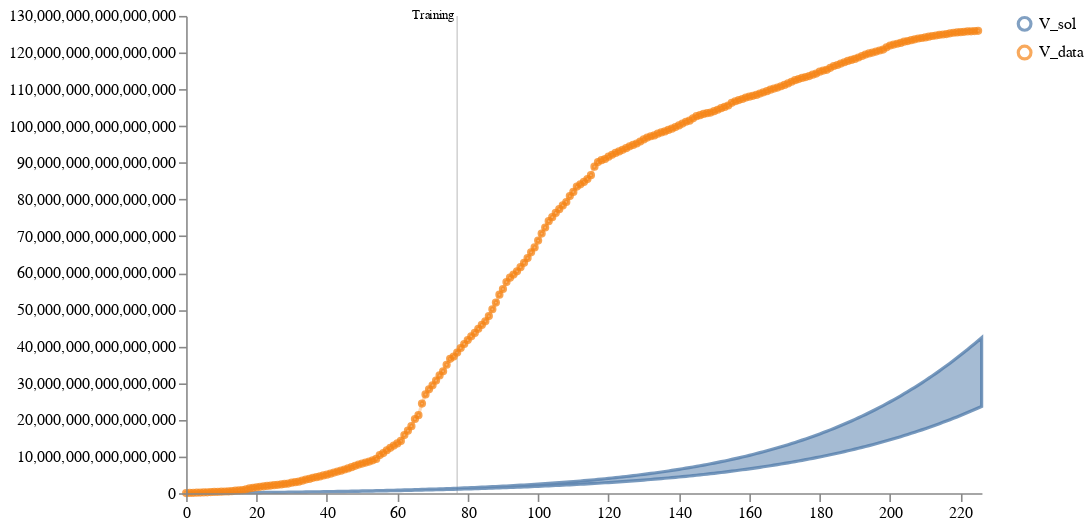

Notebook code cell kept with this figure:
### Code cell
schema = plots.trajectories(pd.DataFrame(calibrated_samples["data"]),
                            keep="V_sol",
                            markers={"Training": 77},
                            points=data_whole.reset_index(drop=True).rename(columns={"V":"V_data"}))
schema = plots.pad(schema, 5)
plots.ipy_display(schema, format='interactive')

### Figure 1 — Vega specification as saved in the notebook (floating-point values rounded to 4 significant figures; data arrays with more than 128 entries replaced by an {"elided": "..."} marker saying what was removed)
{"$schema": "https://vega.github.io/schema/vega/v5.json", "axes": [{"name": "x_axis", "orient": "bottom", "scale": "xscale", "zindex": 100}, {"name": "y_axis", "orient": "left", "scale": "yscale", "zindex": 100}], "data": [{"name": "distributions", "values": {"elided": "227 records"}}, {"name": "traces", "transform": [{"expr": "isValid(datum.value)", "type": "filter"}], "values": []}, {"name": "points", "values": {"elided": "226 records"}}, {"name": "markers", "values": [{"label": "Training", "timepoint": 77}]}, {"name": "selected", "on": [{"remove": true, "trigger": "clear"}, {"remove": true, "trigger": "!shift"}, {"insert": "clicked", "trigger": "!shift && clicked"}, {"toggle": "clicked", "trigger": "shift && clicked"}]}, {"name": "selectedData", "on": [{"remove": true, "trigger": "clearData"}, {"toggle": "clickedData", "trigger": "clickedData"}]}], "height": 300, "legends": [{"encode": {"labels": {"interactive": true, "name": "legendLabel", "update": {"opacity": [{"test": "!length(data('selectedData')) || indata('selectedData', 'value', datum.value)", "value": 1}, {"value": 0.25}]}}, "symbols": {"interactive": true, "name": "legendSymbol", "update": {"fill": {"value": "transparent"}, "opacity": [{"test": "!length(data('selected')) || indata('selected', 'value', datum.value) || indata('selectedData', 'value', datum.value)", "value": 0.7}, {"value": 0.15}], "size": {"value": 64}, "strokeWidth": {"value": 2}}}}, "name": "color_legend", "stroke": "color"}], "marks": [{"from": {"facet": {"data": "points", "groupby": "trajectory", "name": "points_split"}}, "marks": [{"encode": {"hover": {"fillOpacity": {"value": 0.9}}, "update": {"fill": {"field": "trajectory", "scale": "color"}, "fillOpacity": [{"test": "!length(data('selected')) || indata('selected', 'value', datum.trajectory)", "value": 0.5}, {"value": 0.15}], "size": {"value": 10}, "stroke": {"field": "trajectory", "scale": "color"}, "strokeOpacity": [{"test": "!length(data('selected')) || indata('selected', 'value', datum.trajectory)", "value": 0.75}, {"value": 0.15}], "strokeWidth": {"value": 2}, "tooltip": {"field": "value"}, "x": {"field": "timepoint", "scale": "xscale"}, "y": {"field": "value", "scale": "yscale"}}}, "from": {"data": "points_split"}, "name": "_points_symbol", "type": "symbol", "zindex": 3}, {"encode": {"hover": {"fillOpacity": {"value": 0.9}}, "update": {"interpolate": {"value": "linear"}, "stroke": {"field": "trajectory", "scale": "color"}, "strokeOpacity": [{"test": "!length(data('selected')) || indata('selected', 'value', datum.trajectory)", "value": 0.3}, {"value": 0.1}], "strokeWidth": {"value": 2}, "x": {"field": "timepoint", "scale": "xscale"}, "y": {"field": "value", "scale": "yscale"}}}, "from": {"data": "points_split"}, "name": "_points_line", "type": "line", "zindex": 3}], "name": "_points", "type": "group", "zindex": 3}, {"from": {"facet": {"data": "traces", "groupby": "trajectory", "name": "traces_split"}}, "marks": [{"encode": {"hover": {"fillOpacity": {"value": 0.9}}, "update": {"interpolate": {"value": "linear"}, "stroke": {"field": "trajectory", "scale": "color"}, "strokeOpacity": [{"test": "!length(data('selected')) || indata('selected', 'value', datum.trajectory)", "value": 0.75}, {"value": 0.15}], "strokeWidth": {"value": 2}, "x": {"field": "timepoint", "scale": "xscale"}, "y": {"field": "value", "scale": "yscale"}}}, "from": {"data": "traces_split"}, "name": "_traces_lines", "type": "line"}], "name": "_traces", "type": "group", "zindex": 2}, {"from": {"facet": {"data": "distributions", "groupby": "trajectory", "name": "trajectory_split"}}, "marks": [{"encode": {"hover": {"fillOpacity": {"value": 0.9}}, "update": {"fill": {"field": "trajectory", "scale": "color"}, "fillOpacity": [{"test": "!length(data('selected')) || indata('selected', 'value', datum.trajectory)", "value": 0.5}, {"value": 0.15}], "interpolate": {"value": "linear"}, "stroke": {"field": "trajectory", "scale": "color"}, "strokeOpacity": [{"test": "!length(data('selected')) || indata('selected', 'value', datum.trajectory)", "value": 0.75}, {"value": 0.15}], "strokeWidth": {"value": 2}, "x": {"field": "timepoint", "scale": "xscale"}, "y": {"field": "upper", "scale": "yscale"}, "y2": {"field": "lower", "scale": "yscale"}}}, "from": {"data": "trajectory_split"}, "interactive": true, "name": "area", "type": "area"}], "name": "_distributions", "type": "group", "zindex": 1}, {"marks": [{"encode": {"enter": {"stroke": {"value": "lightgray"}}, "update": {"opacity": {"value": 1}, "x": {"field": "timepoint", "scale": "xscale"}, "y": {"signal": "height"}, "y2": {"value": 0}}}, "from": {"data": "markers"}, "name": "_marker text", "type": "rule"}, {"encode": {"enter": {"fontSize": {"value": 8}, "text": {"field": "datum.label"}, "y": {"value": 0}}}, "from": {"data": "_marker text"}, "name": "_marker flags", "transform": [{"as": ["x", "_y", "opacity", "align", "baseline"], "lineAnchor": "start", "offset": [1], "size": {"signal": "[width, height]"}, "type": "label"}], "type": "text"}], "name": "_markers", "type": "group"}], "padding": 5, "scales": [{"domain": {"fields": [{"data": "distributions", "field": "timepoint"}, {"data": "traces", "field": "timepoint"}, {"data": "points", "field": "timepoint"}, {"data": "markers", "field": "timepoint"}]}, "name": "xscale", "range": "width", "type": "linear", "zero": false}, {"domain": {"fields": [{"data": "distributions", "field": "lower"}, {"data": "distributions", "field": "upper"}, {"data": "traces", "field": "value"}, {"data": "points", "field": "value"}]}, "name": "yscale", "nice": true, "range": "height", "type": "linear", "zero": true}, {"domain": {"fields": [{"data": "distributions", "field": "trajectory"}, {"data": "traces", "field": "trajectory"}, {"data": "points", "field": "trajectory"}]}, "name": "color", "range": "category", "type": "ordinal"}], "signals": [{"name": "clear", "on": [{"events": "mouseup[!event.item]", "force": true, "update": "true"}], "value": true}, {"name": "shift", "on": [{"events": "@legendSymbol:click, @legendLabel:click", "force": true, "update": "event.shiftKey"}], "value": false}, {"name": "clicked", "on": [{"events": "@legendSymbol:click, @legendLabel:click", "force": true, "update": "{value: datum.value}"}], "value": null}, {"name": "clearData", "on": [{"events": "mouseup[!event.item]", "force": true, "update": "true"}], "value": true}, {"name": "clickedData", "on": [{"events": "@area:click", "force": true, "update": "{value: datum.trajectory}"}], "value": null}], "width": 500}
